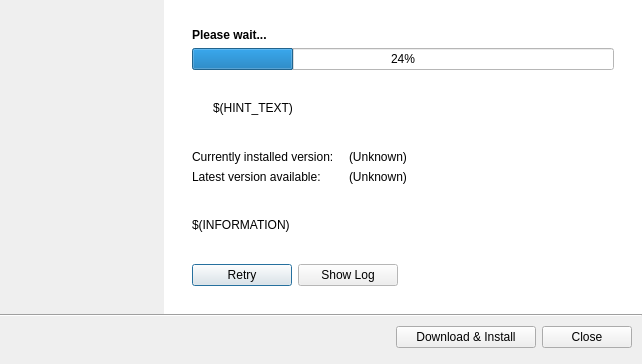
<?xml version="1.0" encoding="UTF-8"?>
<ui version="4.0">
 <class>UpdateDialog</class>
 <widget class="QDialog" name="UpdateDialog">
  <property name="geometry">
   <rect>
    <x>0</x>
    <y>0</y>
    <width>642</width>
    <height>364</height>
   </rect>
  </property>
  <property name="windowTitle">
   <string>LameXP Update Manager</string>
  </property>
  <property name="windowIcon">
   <iconset resource="../res/Icons.qrc">
    <normaloff>:/icons/transmit_blue.png</normaloff>:/icons/transmit_blue.png</iconset>
  </property>
  <layout class="QVBoxLayout" name="verticalLayout_2">
   <property name="spacing">
    <number>0</number>
   </property>
   <property name="margin">
    <number>0</number>
   </property>
   <item>
    <layout class="QVBoxLayout" name="verticalLayout">
     <property name="spacing">
      <number>0</number>
     </property>
     <property name="margin">
      <number>0</number>
     </property>
     <item>
      <layout class="QHBoxLayout" name="horizontalLayout">
       <item>
        <widget class="QLabel" name="wizardLabel">
         <property name="minimumSize">
          <size>
           <width>164</width>
           <height>314</height>
          </size>
         </property>
         <property name="maximumSize">
          <size>
           <width>164</width>
           <height>314</height>
          </size>
         </property>
         <property name="text">
          <string/>
         </property>
         <property name="pixmap">
          <pixmap resource="../res/Images.qrc">:/images/Wizard.png</pixmap>
         </property>
        </widget>
       </item>
       <item>
        <widget class="QFrame" name="mainFrame">
         <property name="minimumSize">
          <size>
           <width>0</width>
           <height>314</height>
          </size>
         </property>
         <property name="maximumSize">
          <size>
           <width>16777215</width>
           <height>314</height>
          </size>
         </property>
         <property name="palette">
          <palette>
           <active>
            <colorrole role="Base">
             <brush brushstyle="SolidPattern">
              <color alpha="255">
               <red>255</red>
               <green>255</green>
               <blue>255</blue>
              </color>
             </brush>
            </colorrole>
            <colorrole role="Window">
             <brush brushstyle="SolidPattern">
              <color alpha="255">
               <red>255</red>
               <green>255</green>
               <blue>255</blue>
              </color>
             </brush>
            </colorrole>
           </active>
           <inactive>
            <colorrole role="Base">
             <brush brushstyle="SolidPattern">
              <color alpha="255">
               <red>255</red>
               <green>255</green>
               <blue>255</blue>
              </color>
             </brush>
            </colorrole>
            <colorrole role="Window">
             <brush brushstyle="SolidPattern">
              <color alpha="255">
               <red>255</red>
               <green>255</green>
               <blue>255</blue>
              </color>
             </brush>
            </colorrole>
           </inactive>
           <disabled>
            <colorrole role="Base">
             <brush brushstyle="SolidPattern">
              <color alpha="255">
               <red>255</red>
               <green>255</green>
               <blue>255</blue>
              </color>
             </brush>
            </colorrole>
            <colorrole role="Window">
             <brush brushstyle="SolidPattern">
              <color alpha="255">
               <red>255</red>
               <green>255</green>
               <blue>255</blue>
              </color>
             </brush>
            </colorrole>
           </disabled>
          </palette>
         </property>
         <property name="autoFillBackground">
          <bool>true</bool>
         </property>
         <property name="frameShape">
          <enum>QFrame::NoFrame</enum>
         </property>
         <property name="frameShadow">
          <enum>QFrame::Raised</enum>
         </property>
         <property name="lineWidth">
          <number>0</number>
         </property>
         <layout class="QVBoxLayout" name="verticalLayout_4">
          <property name="margin">
           <number>28</number>
          </property>
          <item>
           <layout class="QVBoxLayout" name="verticalLayout_3">
            <item>
             <widget class="QLabel" name="statusLabel">
              <property name="font">
               <font>
                <weight>75</weight>
                <bold>true</bold>
               </font>
              </property>
              <property name="text">
               <string>Please wait...</string>
              </property>
             </widget>
            </item>
            <item>
             <widget class="QProgressBar" name="progressBar">
              <property name="value">
               <number>24</number>
              </property>
              <property name="alignment">
               <set>Qt::AlignCenter</set>
              </property>
             </widget>
            </item>
            <item>
             <spacer name="verticalSpacer_5">
              <property name="orientation">
               <enum>Qt::Vertical</enum>
              </property>
              <property name="sizeHint" stdset="0">
               <size>
                <width>20</width>
                <height>40</height>
               </size>
              </property>
             </spacer>
            </item>
            <item>
             <layout class="QHBoxLayout" name="horizontalLayout_5">
              <property name="spacing">
               <number>5</number>
              </property>
              <item>
               <widget class="QLabel" name="hintIcon">
                <property name="maximumSize">
                 <size>
                  <width>16</width>
                  <height>16</height>
                 </size>
                </property>
                <property name="text">
                 <string/>
                </property>
                <property name="pixmap">
                 <pixmap resource="../res/Icons.qrc">:/icons/information.png</pixmap>
                </property>
               </widget>
              </item>
              <item>
               <widget class="QLabel" name="hintLabel">
                <property name="text">
                 <string notr="true">$(HINT_TEXT)</string>
                </property>
               </widget>
              </item>
             </layout>
            </item>
            <item>
             <spacer name="verticalSpacer">
              <property name="orientation">
               <enum>Qt::Vertical</enum>
              </property>
              <property name="sizeHint" stdset="0">
               <size>
                <width>20</width>
                <height>40</height>
               </size>
              </property>
             </spacer>
            </item>
            <item>
             <layout class="QGridLayout" name="gridLayout">
              <property name="spacing">
               <number>0</number>
              </property>
              <item row="1" column="0">
               <widget class="QLabel" name="label">
                <property name="text">
                 <string>Latest version available:</string>
                </property>
               </widget>
              </item>
              <item row="1" column="2">
               <widget class="QLabel" name="labelVersionLatest">
                <property name="text">
                 <string notr="true">(Unknown)</string>
                </property>
               </widget>
              </item>
              <item row="0" column="0">
               <widget class="QLabel" name="label_3">
                <property name="text">
                 <string>Currently installed version:</string>
                </property>
               </widget>
              </item>
              <item row="0" column="2">
               <widget class="QLabel" name="labelVersionInstalled">
                <property name="text">
                 <string notr="true">(Unknown)</string>
                </property>
               </widget>
              </item>
              <item row="0" column="3">
               <spacer name="horizontalSpacer_2">
                <property name="orientation">
                 <enum>Qt::Horizontal</enum>
                </property>
                <property name="sizeHint" stdset="0">
                 <size>
                  <width>40</width>
                  <height>20</height>
                 </size>
                </property>
               </spacer>
              </item>
              <item row="1" column="3">
               <spacer name="horizontalSpacer_3">
                <property name="orientation">
                 <enum>Qt::Horizontal</enum>
                </property>
                <property name="sizeHint" stdset="0">
                 <size>
                  <width>40</width>
                  <height>20</height>
                 </size>
                </property>
               </spacer>
              </item>
              <item row="0" column="1">
               <spacer name="horizontalSpacer_4">
                <property name="orientation">
                 <enum>Qt::Horizontal</enum>
                </property>
                <property name="sizeType">
                 <enum>QSizePolicy::Fixed</enum>
                </property>
                <property name="sizeHint" stdset="0">
                 <size>
                  <width>15</width>
                  <height>20</height>
                 </size>
                </property>
               </spacer>
              </item>
              <item row="1" column="1">
               <spacer name="horizontalSpacer_5">
                <property name="orientation">
                 <enum>Qt::Horizontal</enum>
                </property>
                <property name="sizeType">
                 <enum>QSizePolicy::Fixed</enum>
                </property>
                <property name="sizeHint" stdset="0">
                 <size>
                  <width>15</width>
                  <height>20</height>
                 </size>
                </property>
               </spacer>
              </item>
             </layout>
            </item>
            <item>
             <spacer name="verticalSpacer_2">
              <property name="orientation">
               <enum>Qt::Vertical</enum>
              </property>
              <property name="sizeHint" stdset="0">
               <size>
                <width>20</width>
                <height>40</height>
               </size>
              </property>
             </spacer>
            </item>
            <item>
             <widget class="QLabel" name="infoLabel">
              <property name="text">
               <string notr="true">$(INFORMATION)</string>
              </property>
             </widget>
            </item>
            <item>
             <spacer name="verticalSpacer_4">
              <property name="orientation">
               <enum>Qt::Vertical</enum>
              </property>
              <property name="sizeHint" stdset="0">
               <size>
                <width>20</width>
                <height>40</height>
               </size>
              </property>
             </spacer>
            </item>
            <item>
             <layout class="QHBoxLayout" name="horizontalLayout_4">
              <item>
               <widget class="QPushButton" name="retryButton">
                <property name="minimumSize">
                 <size>
                  <width>100</width>
                  <height>0</height>
                 </size>
                </property>
                <property name="text">
                 <string>Retry</string>
                </property>
                <property name="icon">
                 <iconset resource="../res/Icons.qrc">
                  <normaloff>:/icons/arrow_refresh.png</normaloff>:/icons/arrow_refresh.png</iconset>
                </property>
                <property name="iconSize">
                 <size>
                  <width>16</width>
                  <height>16</height>
                 </size>
                </property>
               </widget>
              </item>
              <item>
               <widget class="QPushButton" name="logButton">
                <property name="minimumSize">
                 <size>
                  <width>100</width>
                  <height>0</height>
                 </size>
                </property>
                <property name="text">
                 <string>Show Log</string>
                </property>
                <property name="icon">
                 <iconset resource="../res/Icons.qrc">
                  <normaloff>:/icons/application_view_list.png</normaloff>:/icons/application_view_list.png</iconset>
                </property>
                <property name="iconSize">
                 <size>
                  <width>16</width>
                  <height>16</height>
                 </size>
                </property>
               </widget>
              </item>
              <item>
               <spacer name="horizontalSpacer_6">
                <property name="orientation">
                 <enum>Qt::Horizontal</enum>
                </property>
                <property name="sizeHint" stdset="0">
                 <size>
                  <width>40</width>
                  <height>20</height>
                 </size>
                </property>
               </spacer>
              </item>
             </layout>
            </item>
           </layout>
          </item>
         </layout>
        </widget>
       </item>
      </layout>
     </item>
     <item>
      <widget class="QFrame" name="horizontalLine">
       <property name="minimumSize">
        <size>
         <width>0</width>
         <height>2</height>
        </size>
       </property>
       <property name="maximumSize">
        <size>
         <width>16777215</width>
         <height>2</height>
        </size>
       </property>
       <property name="frameShape">
        <enum>QFrame::HLine</enum>
       </property>
       <property name="frameShadow">
        <enum>QFrame::Sunken</enum>
       </property>
      </widget>
     </item>
     <item>
      <layout class="QHBoxLayout" name="horizontalLayout_2">
       <property name="spacing">
        <number>6</number>
       </property>
       <property name="margin">
        <number>10</number>
       </property>
       <item>
        <spacer name="horizontalSpacer">
         <property name="orientation">
          <enum>Qt::Horizontal</enum>
         </property>
         <property name="sizeHint" stdset="0">
          <size>
           <width>40</width>
           <height>20</height>
          </size>
         </property>
        </spacer>
       </item>
       <item>
        <widget class="QPushButton" name="installButton">
         <property name="minimumSize">
          <size>
           <width>140</width>
           <height>0</height>
          </size>
         </property>
         <property name="text">
          <string>Download &amp;&amp; Install</string>
         </property>
         <property name="icon">
          <iconset resource="../res/Icons.qrc">
           <normaloff>:/icons/accept.png</normaloff>:/icons/accept.png</iconset>
         </property>
         <property name="iconSize">
          <size>
           <width>16</width>
           <height>16</height>
          </size>
         </property>
        </widget>
       </item>
       <item>
        <widget class="QPushButton" name="closeButton">
         <property name="minimumSize">
          <size>
           <width>90</width>
           <height>0</height>
          </size>
         </property>
         <property name="text">
          <string>Close</string>
         </property>
         <property name="icon">
          <iconset resource="../res/Icons.qrc">
           <normaloff>:/icons/cross.png</normaloff>:/icons/cross.png</iconset>
         </property>
         <property name="iconSize">
          <size>
           <width>16</width>
           <height>16</height>
          </size>
         </property>
        </widget>
       </item>
      </layout>
     </item>
     <item>
      <spacer name="verticalSpacer_3">
       <property name="orientation">
        <enum>Qt::Vertical</enum>
       </property>
       <property name="sizeHint" stdset="0">
        <size>
         <width>20</width>
         <height>40</height>
        </size>
       </property>
      </spacer>
     </item>
     <item>
      <widget class="QFrame" name="buttonFrame">
       <property name="frameShape">
        <enum>QFrame::NoFrame</enum>
       </property>
       <property name="frameShadow">
        <enum>QFrame::Raised</enum>
       </property>
       <property name="lineWidth">
        <number>0</number>
       </property>
       <layout class="QHBoxLayout" name="horizontalLayout_3">
        <property name="spacing">
         <number>0</number>
        </property>
        <property name="margin">
         <number>0</number>
        </property>
       </layout>
      </widget>
     </item>
    </layout>
   </item>
  </layout>
 </widget>
 <resources>
  <include location="../res/Icons.qrc"/>
  <include location="../res/Images.qrc"/>
  <include location="../res/Images.qrc"/>
  <include location="../res/Images.qrc"/>
  <include location="../res/Images.qrc"/>
  <include location="../res/Images.qrc"/>
  <include location="../res/Images.qrc"/>
  <include location="../res/Images.qrc"/>
  <include location="../res/Images.qrc"/>
  <include location="../res/Images.qrc"/>
  <include location="../res/Images.qrc"/>
  <include location="../res/Images.qrc"/>
  <include location="../res/Icons.qrc"/>
  <include location="../res/Images.qrc"/>
  <include location="../res/Icons.qrc"/>
  <include location="../res/Images.qrc"/>
  <include location="../res/Icons.qrc"/>
  <include location="../res/Images.qrc"/>
  <include location="../res/Icons.qrc"/>
  <include location="../res/Images.qrc"/>
  <include location="../res/Icons.qrc"/>
  <include location="../res/Images.qrc"/>
  <include location="../res/Icons.qrc"/>
  <include location="../res/Images.qrc"/>
  <include location="../res/Icons.qrc"/>
  <include location="../res/Images.qrc"/>
  <include location="../res/Icons.qrc"/>
  <include location="../res/Images.qrc"/>
 </resources>
 <connections>
  <connection>
   <sender>closeButton</sender>
   <signal>clicked()</signal>
   <receiver>UpdateDialog</receiver>
   <slot>reject()</slot>
   <hints>
    <hint type="sourcelabel">
     <x>565</x>
     <y>340</y>
    </hint>
    <hint type="destinationlabel">
     <x>310</x>
     <y>181</y>
    </hint>
   </hints>
  </connection>
 </connections>
</ui>
